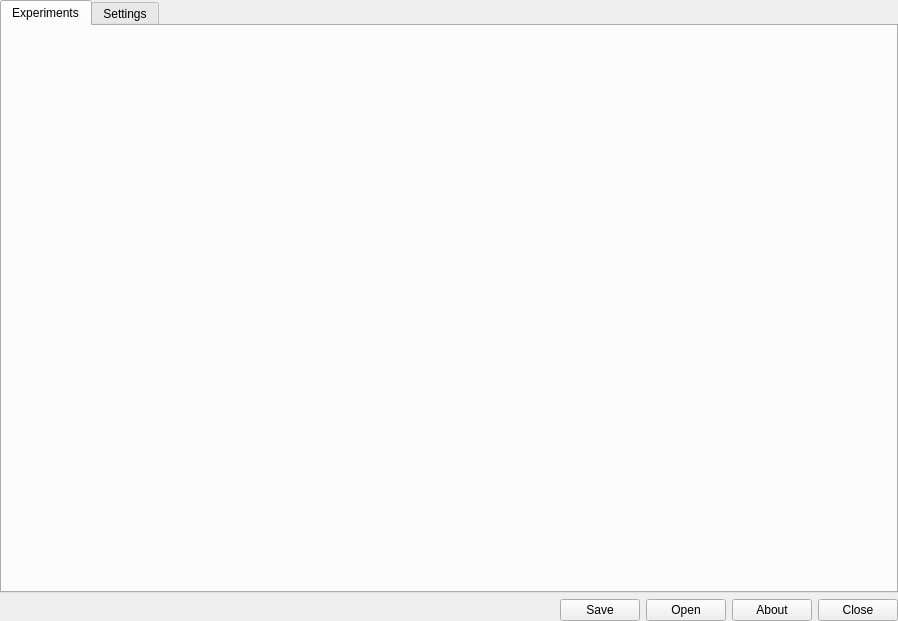
<?xml version="1.0" encoding="UTF-8"?>
<ui version="4.0">
 <class>Form</class>
 <widget class="QWidget" name="Form">
  <property name="geometry">
   <rect>
    <x>0</x>
    <y>0</y>
    <width>898</width>
    <height>621</height>
   </rect>
  </property>
  <property name="windowTitle">
   <string>Form</string>
  </property>
  <layout class="QVBoxLayout" name="verticalLayout">
   <property name="leftMargin">
    <number>0</number>
   </property>
   <property name="topMargin">
    <number>0</number>
   </property>
   <property name="rightMargin">
    <number>0</number>
   </property>
   <property name="bottomMargin">
    <number>0</number>
   </property>
   <item>
    <widget class="QTabWidget" name="tabWidget">
     <property name="currentIndex">
      <number>0</number>
     </property>
     <widget class="ExperimentsWidget" name="experimentsTab">
      <attribute name="title">
       <string>Experiments</string>
      </attribute>
     </widget>
     <widget class="SettingsWidget" name="settingsTab">
      <attribute name="title">
       <string>Settings</string>
      </attribute>
     </widget>
    </widget>
   </item>
   <item>
    <layout class="QHBoxLayout" name="horizontalLayout">
     <property name="sizeConstraint">
      <enum>QLayout::SetFixedSize</enum>
     </property>
     <item>
      <spacer name="horizontalSpacer">
       <property name="orientation">
        <enum>Qt::Horizontal</enum>
       </property>
       <property name="sizeHint" stdset="0">
        <size>
         <width>0</width>
         <height>20</height>
        </size>
       </property>
      </spacer>
     </item>
     <item>
      <widget class="ActionButton" name="saveBtn">
       <property name="text">
        <string>Save</string>
       </property>
      </widget>
     </item>
     <item>
      <widget class="ActionButton" name="openBtn">
       <property name="text">
        <string>Open</string>
       </property>
      </widget>
     </item>
     <item>
      <widget class="ActionButton" name="aboutBtn">
       <property name="text">
        <string>About</string>
       </property>
      </widget>
     </item>
     <item>
      <widget class="ActionButton" name="closeBtn">
       <property name="text">
        <string>Close</string>
       </property>
      </widget>
     </item>
    </layout>
   </item>
  </layout>
 </widget>
 <customwidgets>
  <customwidget>
   <class>ExperimentsWidget</class>
   <extends>QWidget</extends>
   <header>combinatorialprofiler.ui.experimentswidget</header>
   <container>1</container>
  </customwidget>
  <customwidget>
   <class>SettingsWidget</class>
   <extends>QWidget</extends>
   <header>combinatorialprofiler.ui.settingswidget</header>
   <container>1</container>
  </customwidget>
  <customwidget>
   <class>ActionButton</class>
   <extends>QPushButton</extends>
   <header>combinatorialprofiler.ui.actionbutton</header>
  </customwidget>
 </customwidgets>
 <resources/>
 <connections/>
</ui>
